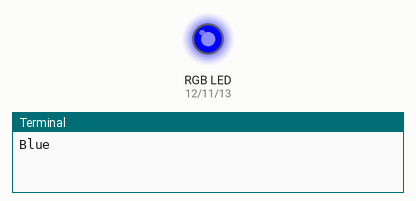
Recording of a program running on a simulated Raspberry Pi (header pin numbers). On the bench: an RGB LED mixed from three pins (HIGH = lit), the last lines printed to the terminal.

Above: at 0.05 s.
At 0.25 s:
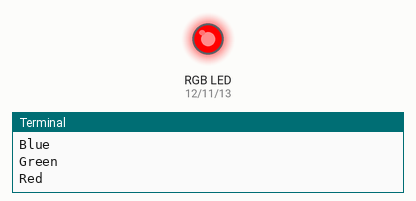
At 0.45 s:
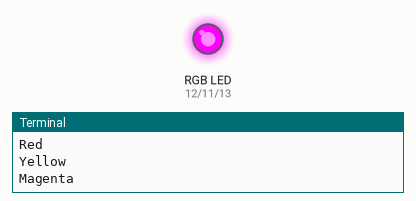
At 0.85 s:
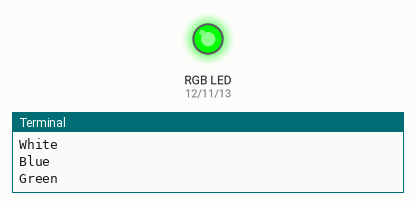
At 1.25 s:
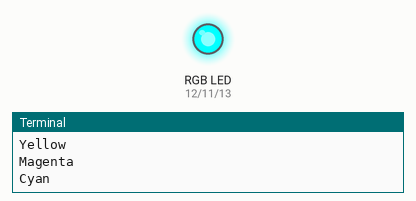
At 2.75 s:
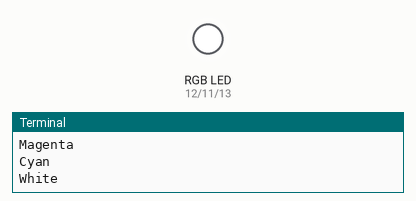
Timing chart, 0 to 3.0 s (numbered marks = the images above):
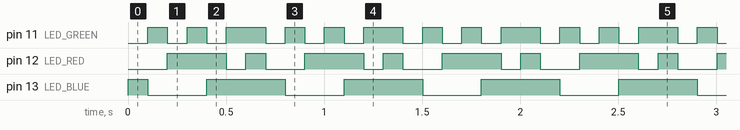

The program:

SMD_RGB.py
```python
# (licence header left out)
import RPi.GPIO as GPIO
import time

LED_GREEN = 11
LED_RED = 12
LED_BLUE = 13


GPIO.setmode(GPIO.BOARD)
GPIO.setup(LED_BLUE, GPIO.OUT)
GPIO.setup(LED_GREEN, GPIO.OUT)
GPIO.setup(LED_RED, GPIO.OUT)

try:
	while True:
		print("Blue")
		GPIO.output(LED_BLUE, GPIO.HIGH)
		time.sleep(0.1)
		GPIO.output(LED_BLUE, GPIO.LOW)

		print("Green")
		GPIO.output(LED_GREEN, GPIO.HIGH)
		time.sleep(0.1)
		GPIO.output(LED_GREEN, GPIO.LOW)

		print("Red")
		GPIO.output(LED_RED, GPIO.HIGH)
		time.sleep(0.1)
		GPIO.output(LED_RED, GPIO.LOW)

		print("Yellow")
		GPIO.output(LED_RED, GPIO.HIGH)
		GPIO.output(LED_GREEN, GPIO.HIGH)
		time.sleep(0.1)
		GPIO.output(LED_RED, GPIO.LOW)
		GPIO.output(LED_GREEN, GPIO.LOW)

		print("Magenta")
		GPIO.output(LED_RED, GPIO.HIGH)
		GPIO.output(LED_BLUE, GPIO.HIGH)
		time.sleep(0.1)
		GPIO.output(LED_RED, GPIO.LOW)
		GPIO.output(LED_BLUE, GPIO.LOW)

		print("Cyan")
		GPIO.output(LED_GREEN, GPIO.HIGH)
		GPIO.output(LED_BLUE, GPIO.HIGH)
		time.sleep(0.1)
		GPIO.output(LED_GREEN, GPIO.LOW)
		GPIO.output(LED_BLUE, GPIO.LOW)

		print("White")
		GPIO.output(LED_GREEN, GPIO.HIGH)
		GPIO.output(LED_BLUE, GPIO.HIGH)
		GPIO.output(LED_RED, GPIO.HIGH)
		time.sleep(0.1)
		GPIO.output(LED_GREEN, GPIO.LOW)
		GPIO.output(LED_BLUE, GPIO.LOW)
		GPIO.output(LED_RED, GPIO.LOW)


except KeyboardInterrupt:
	print "Exception: KeyboardInterrupt"

finally:
	GPIO.cleanup()
```

Measured:
- by itself, pin 11 (LED_GREEN): repeats every 0.70 s: LOW 0.10 s, HIGH 0.10 s, LOW 0.10 s, HIGH 0.20 s, LOW 0.10 s, HIGH 0.10 s
- by itself, pin 12 (LED_RED): repeats every 0.70 s: LOW 0.10 s, HIGH 0.10 s, LOW 0.20 s, HIGH 0.30 s
- by itself, pin 13 (LED_BLUE): repeats every 0.70 s: LOW 0.30 s, HIGH 0.40 s
